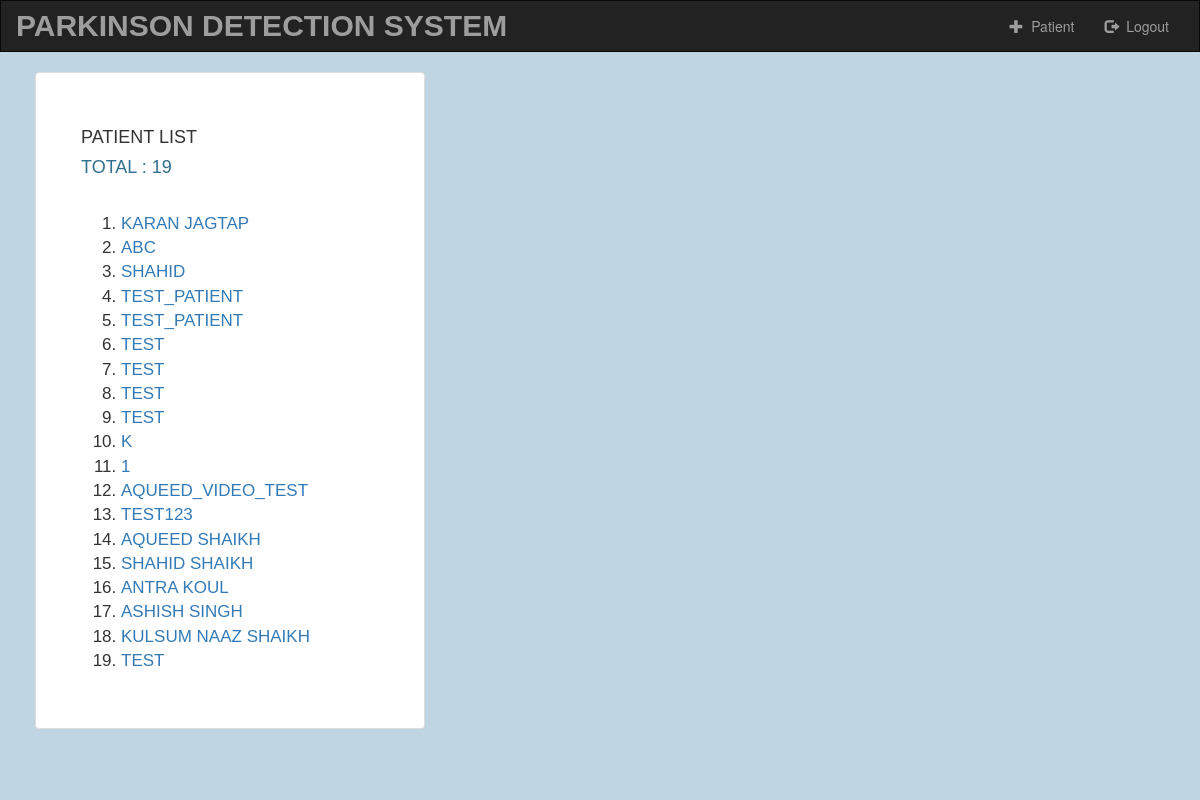
/account/patient-list/, run on an earlier commit of the app's database.
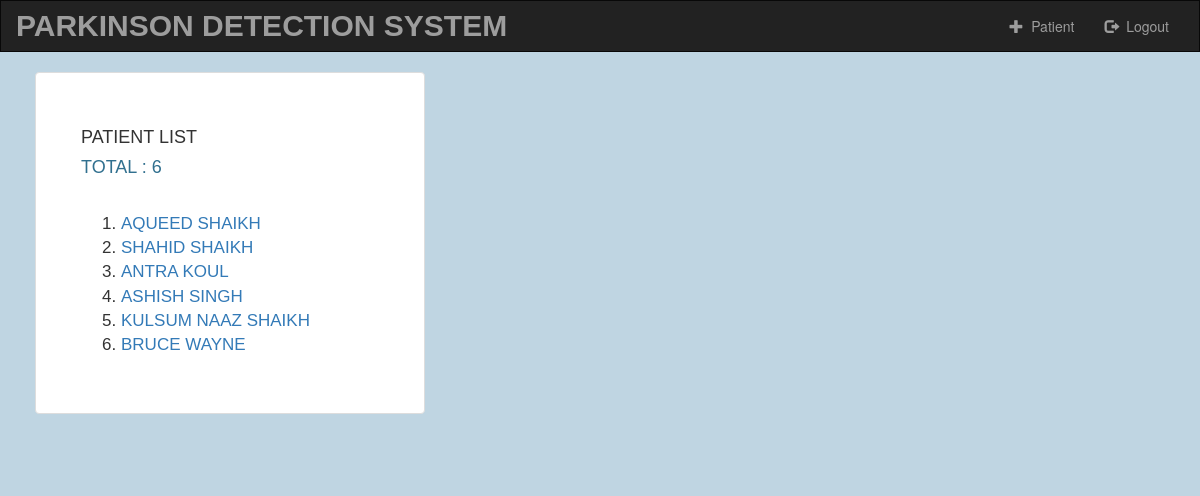
And on a later commit of the database.
### account/models.py (models this page shows, shortened)
class PatientProfileModel(models.Model):
    name = models.CharField(max_length=100, error_messages={'required': 'Please Enter your name'}, default='')
    age = models.IntegerField(blank=True, default=0)
    gender = models.CharField(max_length=10, default='Male')
    smoker = models.CharField(max_length=10, default='No')
    height = models.CharField(max_length=20, default='0', help_text='5 ft. 6 in.')
    weight = models.IntegerField(error_messages={'required': 'Please Enter a numeric value'}, default=0, help_text='kg.')
    blood_pressure = models.IntegerField(error_messages={'required': 'Please Enter a numeric value'}, default=0)
    state = models.CharField(max_length=20, default='')
    city = models.CharField(max_length=20, default='')

### account/views.py (the view)
# urls.py: path('patient-list/', views.patient_list, name='patient_list'),
def patient_list(request):
    patients = PatientProfileModel.objects.all()
    return render(request, 'account/patient_list.html',
                  {'count': PatientProfileModel.objects.count(),
                   'patients': patients})

### account/templates/account/patient_list.html (shortened to what this page needs)
<!DOCTYPE html>
<html lang="en">
<head>
  {% load static %}
  <link rel="stylesheet" href="https://maxcdn.bootstrapcdn.com/bootstrap/3.3.6/css/bootstrap.min.css">
  <link rel="stylesheet" type="text/css" href="{% static 'account/style.css' %}"/>
</head>
<body>
<nav class="navbar navbar-inverse">
  <div class="container-fluid">
    <div class="navbar-header">
      <a class="navbar-brand" href="{% url 'index' %}">Parkinson Detection System</a>
    </div>
    <div class="collapse navbar-collapse" id="topNavBar">
      <ul class="nav navbar-nav navbar-right">
        <li>
          <a href="{% url 'account:register_patient' %}">
            <span class="glyphicon glyphicon-plus" aria-hidden="true"></span>&nbsp; Patient
          </a>
        </li>
        <li>
          <a href="{% url 'account:logout_user' %}">
            <span class="glyphicon glyphicon-log-out" aria-hidden="true"></span>&nbsp; Logout
          </a>
        </li>
      </ul>
    </div>
  </div>
</nav>
<div class="container">
	<form class="form-group" role="form" action="" method="post">
	  <div class="row justify-content-md-center align-items-md-center">
        <div class="container">
          <div class="row justify-content-md-center">
            <div id="register" class="thumbnail col-md-4">
              <h4 class="text-sm-center">Patient List</h4>
              <h4 class="text-sm-center text-info">Total : {{ count }}</h4><br>
              <ol>
                {% for patient in patients %}
                <li>
                    <a  class="link-text" href="{% url 'account:patient_details' patient.id %}">{{ patient.name }}</a>
                </li>
                {% endfor %}
              </ol>
            </div>
          </div>
        </div>
	  </div>
	  </form>
	  <br>
	</div>
</body>
</html>

### account/static/account/style.css (style rules this page uses)
body { background-size: cover; background-repeat: no-repeat; background-color: #BFD5E2; }
.navbar { border-radius: 0; }
.navbar-brand { font-family: 'Verdana', sans-serif; text-transform: uppercase; font-weight: bold; font-size: 30px; }
#register.thumbnail { z-index: 10; margin-left: 2rem; margin-right: 2rem; padding: 4.5rem; font-family: 'Verdana', sans-serif; text-transform: uppercase; font-size: 17px; }

What changed in the data, as far as the page shows it:
removed PatientProfileModel: name "KARAN JAGTAP"
removed PatientProfileModel: name "ABC"
removed PatientProfileModel: name "SHAHID"
removed PatientProfileModel: name "TEST_PATIENT"
removed PatientProfileModel: name "TEST_PATIENT"
removed PatientProfileModel: name "TEST"
removed PatientProfileModel: name "TEST"
removed PatientProfileModel: name "TEST"
removed PatientProfileModel: name "TEST"
removed PatientProfileModel: name "K"
removed PatientProfileModel: name "1"
removed PatientProfileModel: name "AQUEED_VIDEO_TEST"
removed PatientProfileModel: name "TEST123"
removed PatientProfileModel: name "TEST"
added PatientProfileModel: name "BRUCE WAYNE"
Also different on the page:
{{ count }}: "19" → "6"
